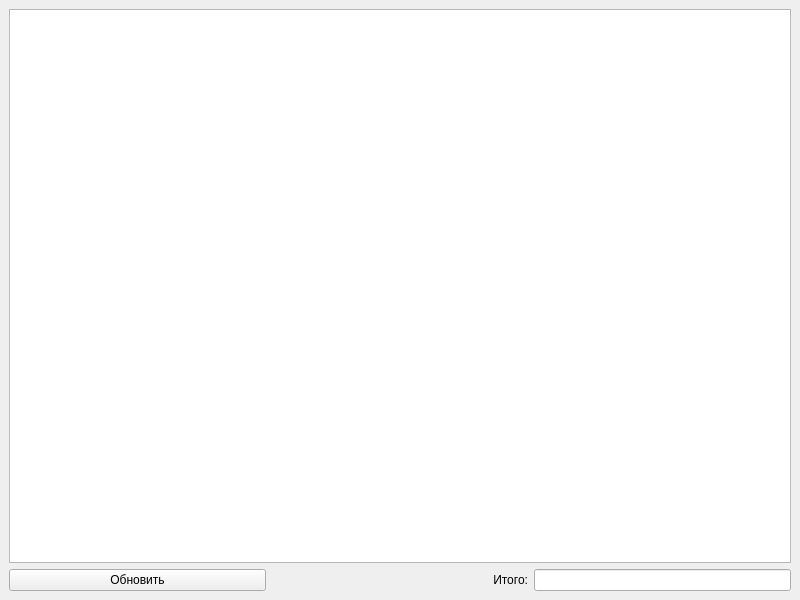
<?xml version="1.0" encoding="UTF-8"?>
<ui version="4.0">
 <class>MainWindow</class>
 <widget class="QMainWindow" name="MainWindow">
  <property name="geometry">
   <rect>
    <x>0</x>
    <y>0</y>
    <width>800</width>
    <height>600</height>
   </rect>
  </property>
  <property name="windowTitle">
   <string>Осторожно: дорого</string>
  </property>
  <property name="windowOpacity">
   <double>1.000000000000000</double>
  </property>
  <widget class="QWidget" name="centralwidget">
   <layout class="QGridLayout" name="gridLayout">
    <item row="1" column="1">
     <widget class="QLabel" name="label">
      <property name="sizePolicy">
       <sizepolicy hsizetype="Preferred" vsizetype="Preferred">
        <horstretch>0</horstretch>
        <verstretch>0</verstretch>
       </sizepolicy>
      </property>
      <property name="text">
       <string>Итого:</string>
      </property>
      <property name="alignment">
       <set>Qt::AlignRight|Qt::AlignTrailing|Qt::AlignVCenter</set>
      </property>
     </widget>
    </item>
    <item row="1" column="2">
     <widget class="QLineEdit" name="lineEdit">
      <property name="enabled">
       <bool>true</bool>
      </property>
      <property name="sizePolicy">
       <sizepolicy hsizetype="Preferred" vsizetype="Fixed">
        <horstretch>0</horstretch>
        <verstretch>0</verstretch>
       </sizepolicy>
      </property>
      <property name="alignment">
       <set>Qt::AlignLeading|Qt::AlignLeft|Qt::AlignVCenter</set>
      </property>
      <property name="readOnly">
       <bool>true</bool>
      </property>
     </widget>
    </item>
    <item row="1" column="0">
     <widget class="QPushButton" name="pushButton">
      <property name="text">
       <string>Обновить</string>
      </property>
     </widget>
    </item>
    <item row="0" column="0" colspan="3">
     <widget class="QTableWidget" name="tableWidget">
      <property name="sizeAdjustPolicy">
       <enum>QAbstractScrollArea::AdjustToContents</enum>
      </property>
      <attribute name="horizontalHeaderVisible">
       <bool>true</bool>
      </attribute>
      <attribute name="horizontalHeaderCascadingSectionResizes">
       <bool>false</bool>
      </attribute>
      <attribute name="horizontalHeaderHighlightSections">
       <bool>true</bool>
      </attribute>
     </widget>
    </item>
   </layout>
  </widget>
 </widget>
 <resources/>
 <connections/>
</ui>
